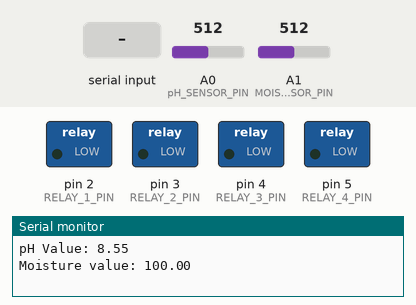
A sketch run on a simulated Arduino Uno, built with avr-gcc and run on an emulated ATmega328P. Shown: switched loads named in the sketch (green lamp = pin HIGH), the last lines printed to the serial monitor. Inputs (shaded band) come from the test bench; at power-on: A0 (pH_SENSOR_PIN) = 512, A1 (MOISTURE_SENSOR_PIN) = 512.

Above: at 1.2 s.
1.3 s: "90,45\n" received over Serial
At 4.1 s:
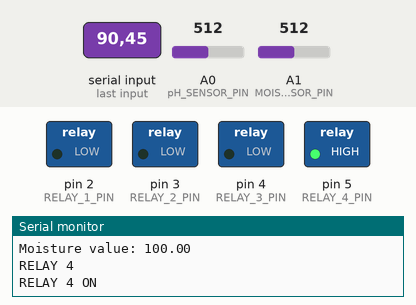
4.3 s: "30,150\n" received over Serial
At 6.5 s:
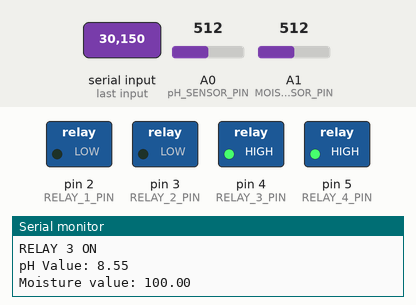
7.3 s: "3\n" received over Serial
At 10.1 s:
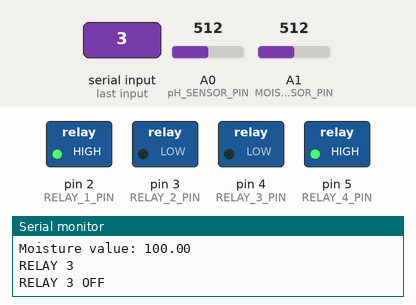
10.3 s: "4\n" received over Serial
At 11.8 s:
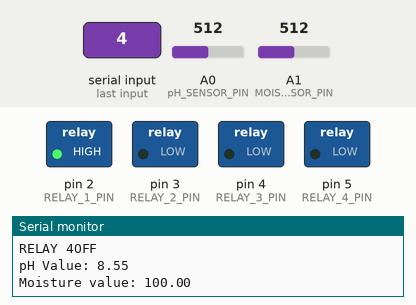
12.3 s: "2\n" received over Serial
At 13.5 s:
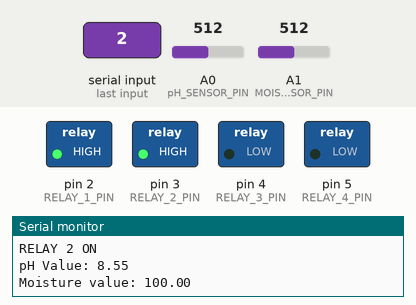
14.1 s: "1\n" received over Serial
At 15.3 s:
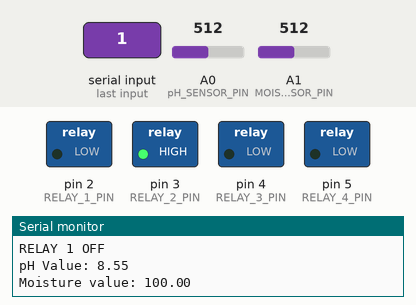
Timing chart, 0 to 16.9 s (numbered marks = the images above; inputs shaded):
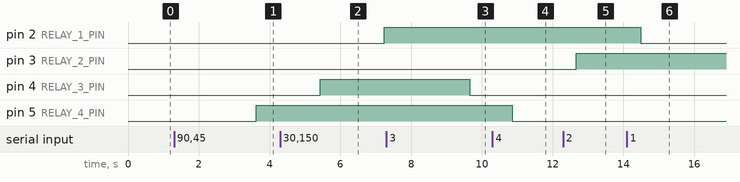

Measured:
- after the input at 1.3 s, pin 5 (RELAY_4_PIN): LOW → HIGH after 2.3 s
- after the input at 4.3 s, pin 2 (RELAY_1_PIN): LOW → HIGH after 2.9 s; pin 4 (RELAY_3_PIN): LOW → HIGH after 1.1 s
- after the input at 7.3 s, pin 4 (RELAY_3_PIN): HIGH → LOW after 2.4 s
- after the input at 10.3 s, pin 5 (RELAY_4_PIN): HIGH → LOW after 0.56 s
- after the input at 12.3 s, pin 3 (RELAY_2_PIN): LOW → HIGH after 0.37 s
- after the input at 14.1 s, pin 2 (RELAY_1_PIN): HIGH → LOW after 0.38 s

The sketch:

Arduino_Main_Code.ino
```cpp
#define RELAY_1_PIN 2
#define RELAY_2_PIN 3 //WATER
#define RELAY_3_PIN 4
#define RELAY_4_PIN 5 //LIGHT

#define pH_SENSOR_PIN A0
#define MOISTURE_SENSOR_PIN A1

float calibration_value = 23.50 - 0.7; //This is for the pH Sensor

void setup()
{
  Serial.begin(9600);
  pinMode(RELAY_1_PIN, OUTPUT);
  pinMode(RELAY_2_PIN, OUTPUT);
  pinMode(RELAY_3_PIN, OUTPUT);
  pinMode(RELAY_4_PIN, OUTPUT);
}

void loop()
{
  if (Serial.available() > 0) {
    int relay = Serial.read() - '0';

    switch (relay) {
      case 1:
        Serial.println("RELAY 1");
        if (digitalRead(RELAY_1_PIN) == LOW) {
          digitalWrite(RELAY_1_PIN, HIGH);
          Serial.println("RELAY 1 ON");
        }
        else {
          digitalWrite(RELAY_1_PIN, LOW);
          Serial.println("RELAY 1 OFF");
        }
        break;
      case 2:
        Serial.println("RELAY 2");
        if (digitalRead(RELAY_2_PIN) == LOW) {
          digitalWrite(RELAY_2_PIN, HIGH);
          Serial.println("RELAY 2 ON");
        }
        else {
          digitalWrite(RELAY_2_PIN, LOW);
          Serial.println("RELAY 2 OFF");
        }
        break;
      case 3:
        Serial.println("RELAY 3");
        if (digitalRead(RELAY_3_PIN) == LOW) {
          digitalWrite(RELAY_3_PIN, HIGH);
          Serial.println("RELAY 3 ON");
        }
        else {
          digitalWrite(RELAY_3_PIN, LOW);
          Serial.println("RELAY 3 OFF");
        }
        break;
      case 4:
        Serial.println("RELAY 4");
        if (digitalRead(RELAY_4_PIN) == LOW) {
          digitalWrite(RELAY_4_PIN, HIGH);
          Serial.println("RELAY 4 ON");
        }
        else {
          digitalWrite(RELAY_4_PIN, LOW);
          Serial.println("RELAY 4OFF");
        }
        break;
      default:
        // wrong pin number, do nothing
        // all OUTOUTS will be powered off
        break;
    }
  }

  float ph = pH_code();
  float moisture = moisture_code();

  Serial.print("pH Value: ");
  Serial.println(ph);
  Serial.print("Moisture value: ");
  Serial.println(moisture);
}

float pH_code()
{
  float ph_val = 0;
  unsigned long int avg_val = 0;
  int sensor_readings[10];
  float volt = 0;

  for (int i = 0; i < 10; i++)
  {
    sensor_readings[i] = analogRead(pH_SENSOR_PIN);
    delay(30);
  }

  for (int i = 2; i < 8; i++)
  {
    avg_val += sensor_readings[i];
  }

  volt = (float)avg_val * 5.0 / 1024 / 6;
  ph_val = -5.70 * volt + calibration_value;

  return ph_val;
}

float moisture_code()
{
  float moisture_val = 0;
  unsigned long int avg_val = 0;
  int sensor_readings[10];
  float voltage;
  float rh;
  int rh_val;

  for (int i = 0; i < 10; i++)
  {
    sensor_readings[i] = analogRead(MOISTURE_SENSOR_PIN);
    delay(30);
  }

  for (int i = 2; i < 8; i++)
  {
    avg_val += sensor_readings[i];
  }

  voltage = avg_val * (5.0 / 1023.0) / 6;
  rh = (((voltage - 4.4) * -1) * 90);

  rh = constrain(rh, 0, 100);

  rh_val = rh;
  rh_val = constrain(rh_val, 0, 100);

  return rh_val;
}
```
